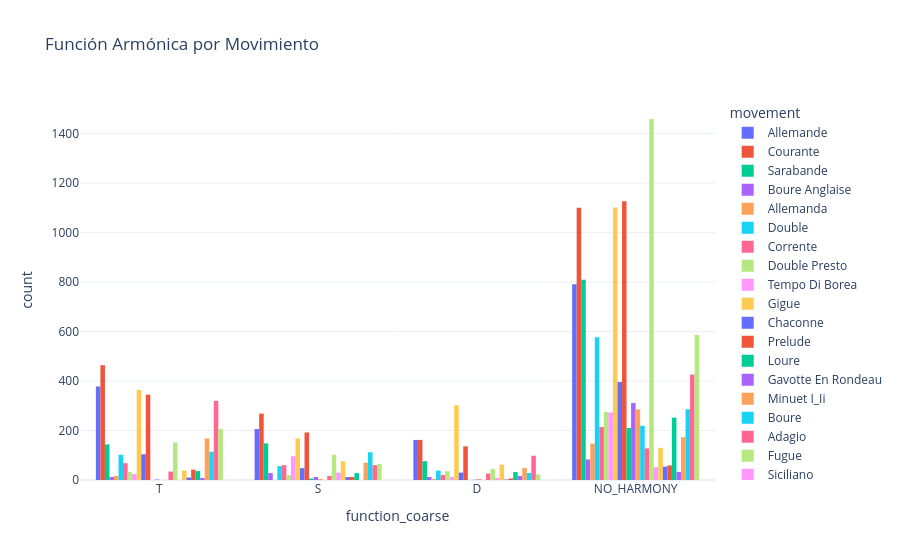

Notebook source saved alongside this figure:
### Markdown cell above
## 3. Función Armónica por Movimiento

### Code cell
fig = px.histogram(
    df,
    x="function_coarse",
    color="movement",
    barmode="group",
    title="Función Armónica por Movimiento"
)

fig.show()

### Figure 1 — Plotly figure (JSON) as saved in the notebook; plotly's stock layout.template omitted (floating-point values rounded to 4 significant figures; data arrays with more than 128 entries replaced by an {"elided": "..."} marker saying what was removed)
{"data": [{"alignmentgroup": "True", "bingroup": "x", "hovertemplate": "movement=Allemande<br>function_coarse=%{x}<br>count=%{y}<extra></extra>", "legendgroup": "Allemande", "marker": {"color": "#636efa", "pattern": {"shape": ""}}, "name": "Allemande", "offsetgroup": "Allemande", "orientation": "v", "showlegend": true, "type": "histogram", "x": {"elided": "1537 str values"}, "xaxis": "x", "yaxis": "y"}, {"alignmentgroup": "True", "bingroup": "x", "hovertemplate": "movement=Courante<br>function_coarse=%{x}<br>count=%{y}<extra></extra>", "legendgroup": "Courante", "marker": {"color": "#EF553B", "pattern": {"shape": ""}}, "name": "Courante", "offsetgroup": "Courante", "orientation": "v", "showlegend": true, "type": "histogram", "x": {"elided": "1994 str values"}, "xaxis": "x", "yaxis": "y"}, {"alignmentgroup": "True", "bingroup": "x", "hovertemplate": "movement=Sarabande<br>function_coarse=%{x}<br>count=%{y}<extra></extra>", "legendgroup": "Sarabande", "marker": {"color": "#00cc96", "pattern": {"shape": ""}}, "name": "Sarabande", "offsetgroup": "Sarabande", "orientation": "v", "showlegend": true, "type": "histogram", "x": {"elided": "1177 str values"}, "xaxis": "x", "yaxis": "y"}, {"alignmentgroup": "True", "bingroup": "x", "hovertemplate": "movement=Boure Anglaise<br>function_coarse=%{x}<br>count=%{y}<extra></extra>", "legendgroup": "Boure Anglaise", "marker": {"color": "#ab63fa", "pattern": {"shape": ""}}, "name": "Boure Anglaise", "offsetgroup": "Boure Anglaise", "orientation": "v", "showlegend": true, "type": "histogram", "x": {"elided": "135 str values"}, "xaxis": "x", "yaxis": "y"}, {"alignmentgroup": "True", "bingroup": "x", "hovertemplate": "movement=Allemanda<br>function_coarse=%{x}<br>count=%{y}<extra></extra>", "legendgroup": "Allemanda", "marker": {"color": "#FFA15A", "pattern": {"shape": ""}}, "name": "Allemanda", "offsetgroup": "Allemanda", "orientation": "v", "showlegend": true, "type": "histogram", "x": {"elided": "167 str values"}, "xaxis": "x", "yaxis": "y"}, {"alignmentgroup": "True", "bingroup": "x", "hovertemplate": "movement=Double<br>function_coarse=%{x}<br>count=%{y}<extra></extra>", "legendgroup": "Double", "marker": {"color": "#19d3f3", "pattern": {"shape": ""}}, "name": "Double", "offsetgroup": "Double", "orientation": "v", "showlegend": true, "type": "histogram", "x": {"elided": "773 str values"}, "xaxis": "x", "yaxis": "y"}, {"alignmentgroup": "True", "bingroup": "x", "hovertemplate": "movement=Corrente<br>function_coarse=%{x}<br>count=%{y}<extra></extra>", "legendgroup": "Corrente", "marker": {"color": "#FF6692", "pattern": {"shape": ""}}, "name": "Corrente", "offsetgroup": "Corrente", "orientation": "v", "showlegend": true, "type": "histogram", "x": {"elided": "362 str values"}, "xaxis": "x", "yaxis": "y"}, {"alignmentgroup": "True", "bingroup": "x", "hovertemplate": "movement=Double Presto<br>function_coarse=%{x}<br>count=%{y}<extra></extra>", "legendgroup": "Double Presto", "marker": {"color": "#B6E880", "pattern": {"shape": ""}}, "name": "Double Presto", "offsetgroup": "Double Presto", "orientation": "v", "showlegend": true, "type": "histogram", "x": {"elided": "363 str values"}, "xaxis": "x", "yaxis": "y"}, {"alignmentgroup": "True", "bingroup": "x", "hovertemplate": "movement=Tempo Di Borea<br>function_coarse=%{x}<br>count=%{y}<extra></extra>", "legendgroup": "Tempo Di Borea", "marker": {"color": "#FF97FF", "pattern": {"shape": ""}}, "name": "Tempo Di Borea", "offsetgroup": "Tempo Di Borea", "orientation": "v", "showlegend": true, "type": "histogram", "x": {"elided": "405 str values"}, "xaxis": "x", "yaxis": "y"}, {"alignmentgroup": "True", "bingroup": "x", "hovertemplate": "movement=Gigue<br>function_coarse=%{x}<br>count=%{y}<extra></extra>", "legendgroup": "Gigue", "marker": {"color": "#FECB52", "pattern": {"shape": ""}}, "name": "Gigue", "offsetgroup": "Gigue", "orientation": "v", "showlegend": true, "type": "histogram", "x": {"elided": "1935 str values"}, "xaxis": "x", "yaxis": "y"}, {"alignmentgroup": "True", "bingroup": "x", "hovertemplate": "movement=Chaconne<br>function_coarse=%{x}<br>count=%{y}<extra></extra>", "legendgroup": "Chaconne", "marker": {"color": "#636efa", "pattern": {"shape": ""}}, "name": "Chaconne", "offsetgroup": "Chaconne", "orientation": "v", "showlegend": true, "type": "histogram", "x": {"elided": "578 str values"}, "xaxis": "x", "yaxis": "y"}, {"alignmentgroup": "True", "bingroup": "x", "hovertemplate": "movement=Prelude<br>function_coarse=%{x}<br>count=%{y}<extra></extra>", "legendgroup": "Prelude", "marker": {"color": "#EF553B", "pattern": {"shape": ""}}, "name": "Prelude", "offsetgroup": "Prelude", "orientation": "v", "showlegend": true, "type": "histogram", "x": {"elided": "1800 str values"}, "xaxis": "x", "yaxis": "y"}, {"alignmentgroup": "True", "bingroup": "x", "hovertemplate": "movement=Loure<br>function_coarse=%{x}<br>count=%{y}<extra></extra>", "legendgroup": "Loure", "marker": {"color": "#00cc96", "pattern": {"shape": ""}}, "name": "Loure", "offsetgroup": "Loure", "orientation": "v", "showlegend": true, "type": "histogram", "x": {"elided": "216 str values"}, "xaxis": "x", "yaxis": "y"}, {"alignmentgroup": "True", "bingroup": "x", "hovertemplate": "movement=Gavotte En Rondeau<br>function_coarse=%{x}<br>count=%{y}<extra></extra>", "legendgroup": "Gavotte En Rondeau", "marker": {"color": "#ab63fa", "pattern": {"shape": ""}}, "name": "Gavotte En Rondeau", "offsetgroup": "Gavotte En Rondeau", "orientation": "v", "showlegend": true, "type": "histogram", "x": {"elided": "326 str values"}, "xaxis": "x", "yaxis": "y"}, {"alignmentgroup": "True", "bingroup": "x", "hovertemplate": "movement=Minuet I_Ii<br>function_coarse=%{x}<br>count=%{y}<extra></extra>", "legendgroup": "Minuet I_Ii", "marker": {"color": "#FFA15A", "pattern": {"shape": ""}}, "name": "Minuet I_Ii", "offsetgroup": "Minuet I_Ii", "orientation": "v", "showlegend": true, "type": "histogram", "x": {"elided": "293 str values"}, "xaxis": "x", "yaxis": "y"}, {"alignmentgroup": "True", "bingroup": "x", "hovertemplate": "movement=Boure<br>function_coarse=%{x}<br>count=%{y}<extra></extra>", "legendgroup": "Boure", "marker": {"color": "#19d3f3", "pattern": {"shape": ""}}, "name": "Boure", "offsetgroup": "Boure", "orientation": "v", "showlegend": true, "type": "histogram", "x": {"elided": "219 str values"}, "xaxis": "x", "yaxis": "y"}, {"alignmentgroup": "True", "bingroup": "x", "hovertemplate": "movement=Adagio<br>function_coarse=%{x}<br>count=%{y}<extra></extra>", "legendgroup": "Adagio", "marker": {"color": "#FF6692", "pattern": {"shape": ""}}, "name": "Adagio", "offsetgroup": "Adagio", "orientation": "v", "showlegend": true, "type": "histogram", "x": {"elided": "204 str values"}, "xaxis": "x", "yaxis": "y"}, {"alignmentgroup": "True", "bingroup": "x", "hovertemplate": "movement=Fugue<br>function_coarse=%{x}<br>count=%{y}<extra></extra>", "legendgroup": "Fugue", "marker": {"color": "#B6E880", "pattern": {"shape": ""}}, "name": "Fugue", "offsetgroup": "Fugue", "orientation": "v", "showlegend": true, "type": "histogram", "x": {"elided": "1758 str values"}, "xaxis": "x", "yaxis": "y"}, {"alignmentgroup": "True", "bingroup": "x", "hovertemplate": "movement=Siciliano<br>function_coarse=%{x}<br>count=%{y}<extra></extra>", "legendgroup": "Siciliano", "marker": {"color": "#FF97FF", "pattern": {"shape": ""}}, "name": "Siciliano", "offsetgroup": "Siciliano", "orientation": "v", "showlegend": true, "type": "histogram", "x": ["S", "S", "S", "S", "S", "S", "D", "D", "NO_HARMONY", "NO_HARMONY", "NO_HARMONY", "NO_HARMONY", "NO_HARMONY", "S", "S", "D", "D", "S", "S", "S", "NO_HARMONY", "NO_HARMONY", "NO_HARMONY", "S", "NO_HARMONY", "NO_HARMONY", "S", "S", "S", "S", "S", "S", "S", "S", "S", "D", "D", "NO_HARMONY", "NO_HARMONY", "NO_HARMONY", "NO_HARMONY", "NO_HARMONY", "S", "S", "D", "D", "S", "S", "S", "NO_HARMONY", "NO_HARMONY", "NO_HARMONY", "S", "NO_HARMONY", "NO_HARMONY", "S", "S", "S", "NO_HARMONY", "NO_HARMONY", "NO_HARMONY", "NO_HARMONY", "NO_HARMONY", "NO_HARMONY", "NO_HARMONY", "NO_HARMONY", "NO_HARMONY", "NO_HARMONY", "NO_HARMONY", "NO_HARMONY", "NO_HARMONY", "NO_HARMONY", "NO_HARMONY", "NO_HARMONY", "NO_HARMONY", "NO_HARMONY", "NO_HARMONY", "NO_HARMONY", "NO_HARMONY", "NO_HARMONY", "NO_HARMONY", "NO_HARMONY", "NO_HARMONY", "NO_HARMONY", "NO_HARMONY", "NO_HARMONY", "NO_HARMONY", "NO_HARMONY", "NO_HARMONY"], "xaxis": "x", "yaxis": "y"}, {"alignmentgroup": "True", "bingroup": "x", "hovertemplate": "movement=Presto<br>function_coarse=%{x}<br>count=%{y}<extra></extra>", "legendgroup": "Presto", "marker": {"color": "#FECB52", "pattern": {"shape": ""}}, "name": "Presto", "offsetgroup": "Presto", "orientation": "v", "showlegend": true, "type": "histogram", "x": {"elided": "306 str values"}, "xaxis": "x", "yaxis": "y"}, {"alignmentgroup": "True", "bingroup": "x", "hovertemplate": "movement=Grave<br>function_coarse=%{x}<br>count=%{y}<extra></extra>", "legendgroup": "Grave", "marker": {"color": "#636efa", "pattern": {"shape": ""}}, "name": "Grave", "offsetgroup": "Grave", "orientation": "v", "showlegend": true, "type": "histogram", "x": ["NO_HARMONY", "NO_HARMONY", "NO_HARMONY", "T", "S", "NO_HARMONY", "T", "NO_HARMONY", "T", "NO_HARMONY", "NO_HARMONY", "NO_HARMONY", "NO_HARMONY", "NO_HARMONY", "NO_HARMONY", "NO_HARMONY", "D", "NO_HARMONY", "S", "NO_HARMONY", "T", "NO_HARMONY", "S", "S", "T", "NO_HARMONY", "S", "S", "NO_HARMONY", "NO_HARMONY", "NO_HARMONY", "NO_HARMONY", "T", "S", "NO_HARMONY", "T", "NO_HARMONY", "T", "NO_HARMONY", "NO_HARMONY", "NO_HARMONY", "NO_HARMONY", "NO_HARMONY", "NO_HARMONY", "NO_HARMONY", "D", "NO_HARMONY", "S", "NO_HARMONY", "T", "NO_HARMONY", "S", "S", "T", "NO_HARMONY", "S", "S", "NO_HARMONY", "NO_HARMONY", "NO_HARMONY", "NO_HARMONY", "NO_HARMONY", "NO_HARMONY", "NO_HARMONY", "NO_HARMONY", "NO_HARMONY", "NO_HARMONY", "NO_HARMONY", "NO_HARMONY", "NO_HARMONY", "NO_HARMONY", "NO_HARMONY", "NO_HARMONY", "NO_HARMONY", "NO_HARMONY", "NO_HARMONY", "NO_HARMONY", "NO_HARMONY"], "xaxis": "x", "yaxis": "y"}, {"alignmentgroup": "True", "bingroup": "x", "hovertemplate": "movement=Andante<br>function_coarse=%{x}<br>count=%{y}<extra></extra>", "legendgroup": "Andante", "marker": {"color": "#EF553B", "pattern": {"shape": ""}}, "name": "Andante", "offsetgroup": "Andante", "orientation": "v", "showlegend": true, "type": "histogram", "x": ["T", "S", "T", "T", "NO_HARMONY", "T", "S", "S", "S", "S", "T", "T", "NO_HARMONY", "T", "T", "NO_HARMONY", "T", "T", "T", "NO_HARMONY", "NO_HARMONY", "NO_HARMONY", "T", "T", "T", "T", "D", "T", "T", "D", "NO_HARMONY", "NO_HARMONY", "T", "T", "T", "S", "T", "D", "T", "S", "T", "T", "NO_HARMONY", "T", "S", "S", "S", "S", "T", "T", "NO_HARMONY", "T", "T", "NO_HARMONY", "T", "T", "T", "NO_HARMONY", "NO_HARMONY", "NO_HARMONY", "T", "T", "T", "T", "D", "T", "T", "D", "NO_HARMONY", "NO_HARMONY", "T", "T", "T", "S", "T", "D", "NO_HARMONY", "NO_HARMONY", "NO_HARMONY", "NO_HARMONY", "NO_HARMONY", "NO_HARMONY", "NO_HARMONY", "NO_HARMONY", "NO_HARMONY", "NO_HARMONY", "NO_HARMONY", "NO_HARMONY", "NO_HARMONY", "NO_HARMONY", "NO_HARMONY", "NO_HARMONY", "NO_HARMONY", "NO_HARMONY", "NO_HARMONY", "NO_HARMONY", "NO_HARMONY", "NO_HARMONY", "NO_HARMONY", "NO_HARMONY", "NO_HARMONY", "NO_HARMONY", "NO_HARMONY", "NO_HARMONY", "NO_HARMONY", "NO_HARMONY", "NO_HARMONY", "NO_HARMONY", "NO_HARMONY", "NO_HARMONY", "NO_HARMONY", "NO_HARMONY", "NO_HARMONY", "NO_HARMONY", "NO_HARMONY", "NO_HARMONY", "NO_HARMONY", "NO_HARMONY", "NO_HARMONY"], "xaxis": "x", "yaxis": "y"}, {"alignmentgroup": "True", "bingroup": "x", "hovertemplate": "movement=Allegro<br>function_coarse=%{x}<br>count=%{y}<extra></extra>", "legendgroup": "Allegro", "marker": {"color": "#00cc96", "pattern": {"shape": ""}}, "name": "Allegro", "offsetgroup": "Allegro", "orientation": "v", "showlegend": true, "type": "histogram", "x": {"elided": "348 str values"}, "xaxis": "x", "yaxis": "y"}, {"alignmentgroup": "True", "bingroup": "x", "hovertemplate": "movement=Largo<br>function_coarse=%{x}<br>count=%{y}<extra></extra>", "legendgroup": "Largo", "marker": {"color": "#ab63fa", "pattern": {"shape": ""}}, "name": "Largo", "offsetgroup": "Largo", "orientation": "v", "showlegend": true, "type": "histogram", "x": ["D", "D", "D", "D", "D", "D", "D", "D", "T", "T", "T", "T", "D", "D", "D", "D", "D", "D", "D", "D", "T", "T", "T", "T", "NO_HARMONY", "NO_HARMONY", "NO_HARMONY", "NO_HARMONY", "NO_HARMONY", "NO_HARMONY", "NO_HARMONY", "NO_HARMONY", "NO_HARMONY", "NO_HARMONY", "NO_HARMONY", "NO_HARMONY", "NO_HARMONY", "NO_HARMONY", "NO_HARMONY", "NO_HARMONY", "NO_HARMONY", "NO_HARMONY", "NO_HARMONY", "NO_HARMONY", "NO_HARMONY", "NO_HARMONY", "NO_HARMONY", "NO_HARMONY", "NO_HARMONY", "NO_HARMONY", "NO_HARMONY", "NO_HARMONY", "NO_HARMONY", "NO_HARMONY", "NO_HARMONY", "NO_HARMONY"], "xaxis": "x", "yaxis": "y"}, {"alignmentgroup": "True", "bingroup": "x", "hovertemplate": "movement=Allegro Assai<br>function_coarse=%{x}<br>count=%{y}<extra></extra>", "legendgroup": "Allegro Assai", "marker": {"color": "#FFA15A", "pattern": {"shape": ""}}, "name": "Allegro Assai", "offsetgroup": "Allegro Assai", "orientation": "v", "showlegend": true, "type": "histogram", "x": {"elided": "459 str values"}, "xaxis": "x", "yaxis": "y"}, {"alignmentgroup": "True", "bingroup": "x", "hovertemplate": "movement=Menuet I_Ii<br>function_coarse=%{x}<br>count=%{y}<extra></extra>", "legendgroup": "Menuet I_Ii", "marker": {"color": "#19d3f3", "pattern": {"shape": ""}}, "name": "Menuet I_Ii", "offsetgroup": "Menuet I_Ii", "orientation": "v", "showlegend": true, "type": "histogram", "x": {"elided": "540 str values"}, "xaxis": "x", "yaxis": "y"}, {"alignmentgroup": "True", "bingroup": "x", "hovertemplate": "movement=Bourree I_Ii<br>function_coarse=%{x}<br>count=%{y}<extra></extra>", "legendgroup": "Bourree I_Ii", "marker": {"color": "#FF6692", "pattern": {"shape": ""}}, "name": "Bourree I_Ii", "offsetgroup": "Bourree I_Ii", "orientation": "v", "showlegend": true, "type": "histogram", "x": {"elided": "904 str values"}, "xaxis": "x", "yaxis": "y"}, {"alignmentgroup": "True", "bingroup": "x", "hovertemplate": "movement=Gavotte I_Ii<br>function_coarse=%{x}<br>count=%{y}<extra></extra>", "legendgroup": "Gavotte I_Ii", "marker": {"color": "#B6E880", "pattern": {"shape": ""}}, "name": "Gavotte I_Ii", "offsetgroup": "Gavotte I_Ii", "orientation": "v", "showlegend": true, "type": "histogram", "x": {"elided": "880 str values"}, "xaxis": "x", "yaxis": "y"}], "layout": {"barmode": "group", "legend": {"title": {"text": "movement"}, "tracegroupgap": 0}, "title": {"text": "Función Armónica por Movimiento"}, "xaxis": {"anchor": "y", "domain": [0, 1], "title": {"text": "function_coarse"}}, "yaxis": {"anchor": "x", "domain": [0, 1], "title": {"text": "count"}}}}
